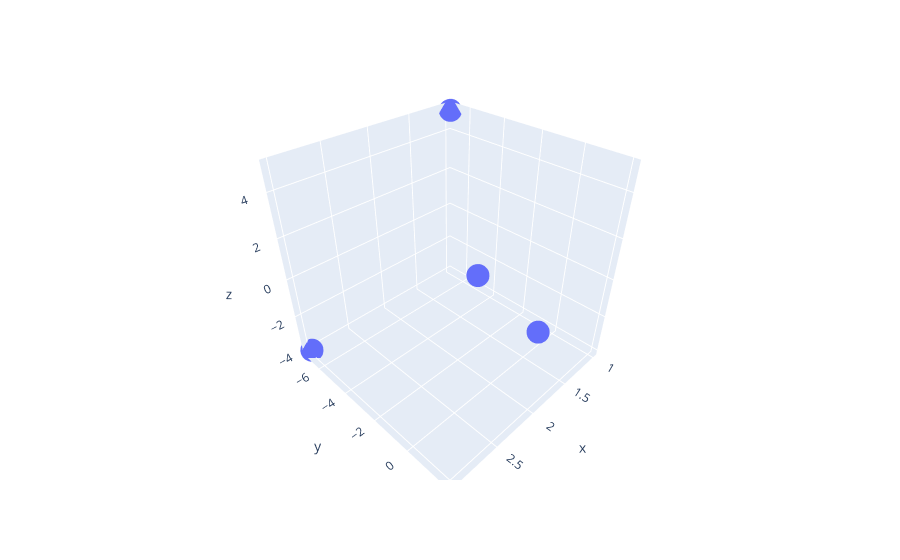

Source (notebook cell):
### Code cell
px.scatter_3d(df, "x", "y", "z")

### Figure 1 — Plotly figure (JSON) as saved in the notebook; plotly's stock layout.template omitted (floating-point values rounded to 4 significant figures)
{"data": [{"hoverlabel": {"namelength": 0}, "hovertemplate": "x=%{x}<br>y=%{y}<br>z=%{z}", "legendgroup": "", "marker": {"color": "#636efa", "symbol": "circle"}, "mode": "markers", "name": "", "scene": "scene", "showlegend": false, "type": "scatter3d", "x": [2, 3, 1, 2], "y": [-1, -7, -7, 2], "z": [1, -4, 5, 0]}], "layout": {"legend": {"tracegroupgap": 0}, "margin": {"t": 60}, "scene": {"domain": {"x": [0, 1], "y": [0, 1]}, "xaxis": {"title": {"text": "x"}}, "yaxis": {"title": {"text": "y"}}, "zaxis": {"title": {"text": "z"}}}}}
